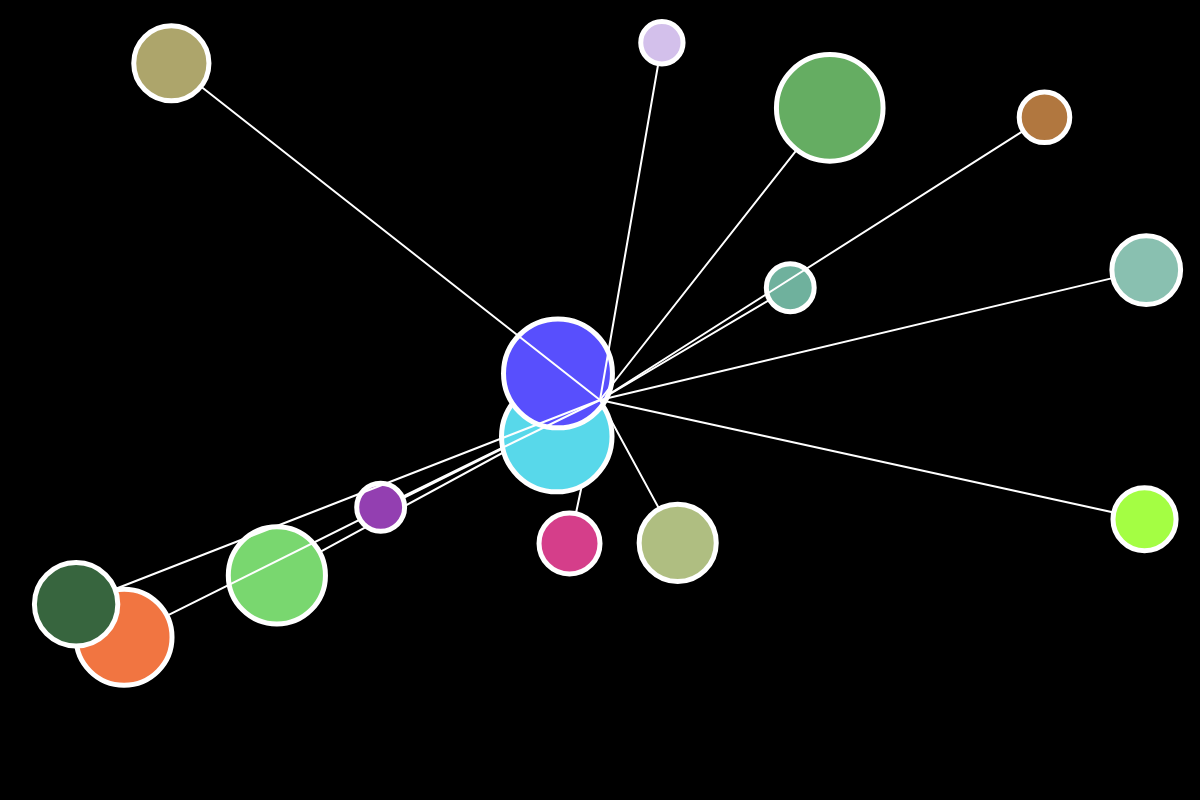
Frame 1 (no input)
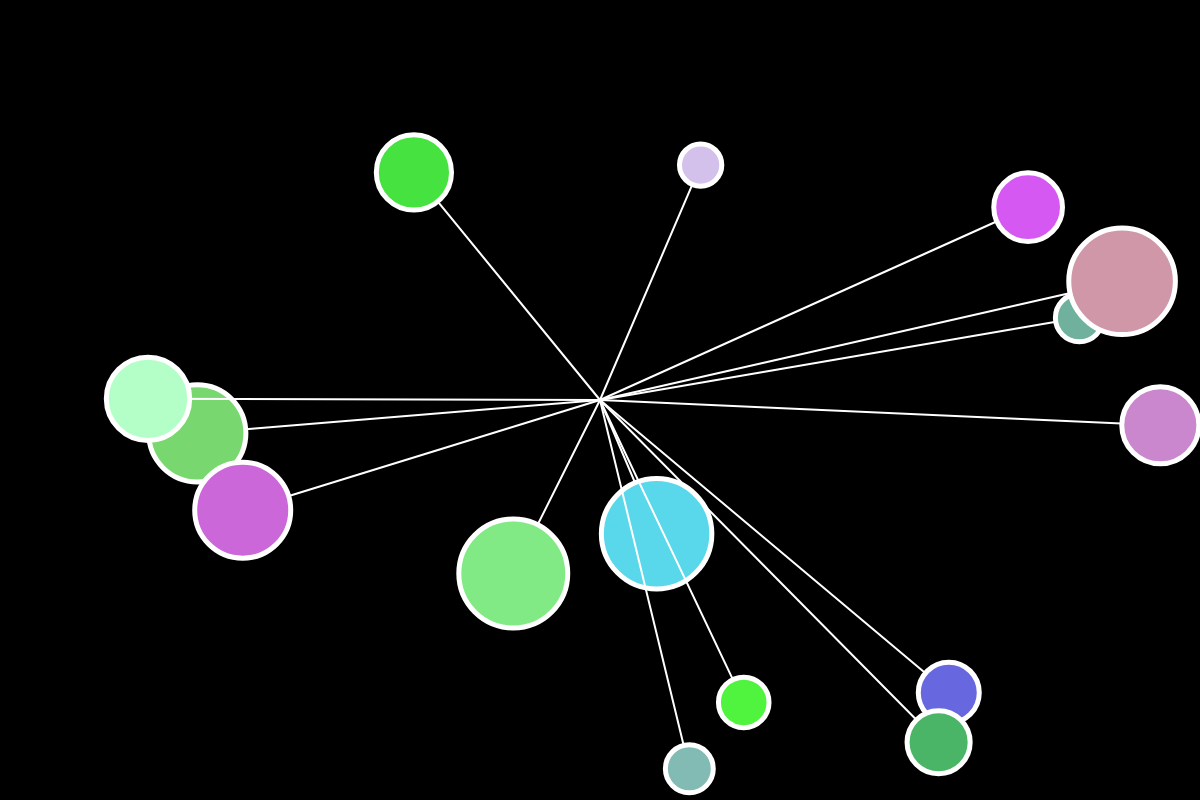
Frame 60 (no input)
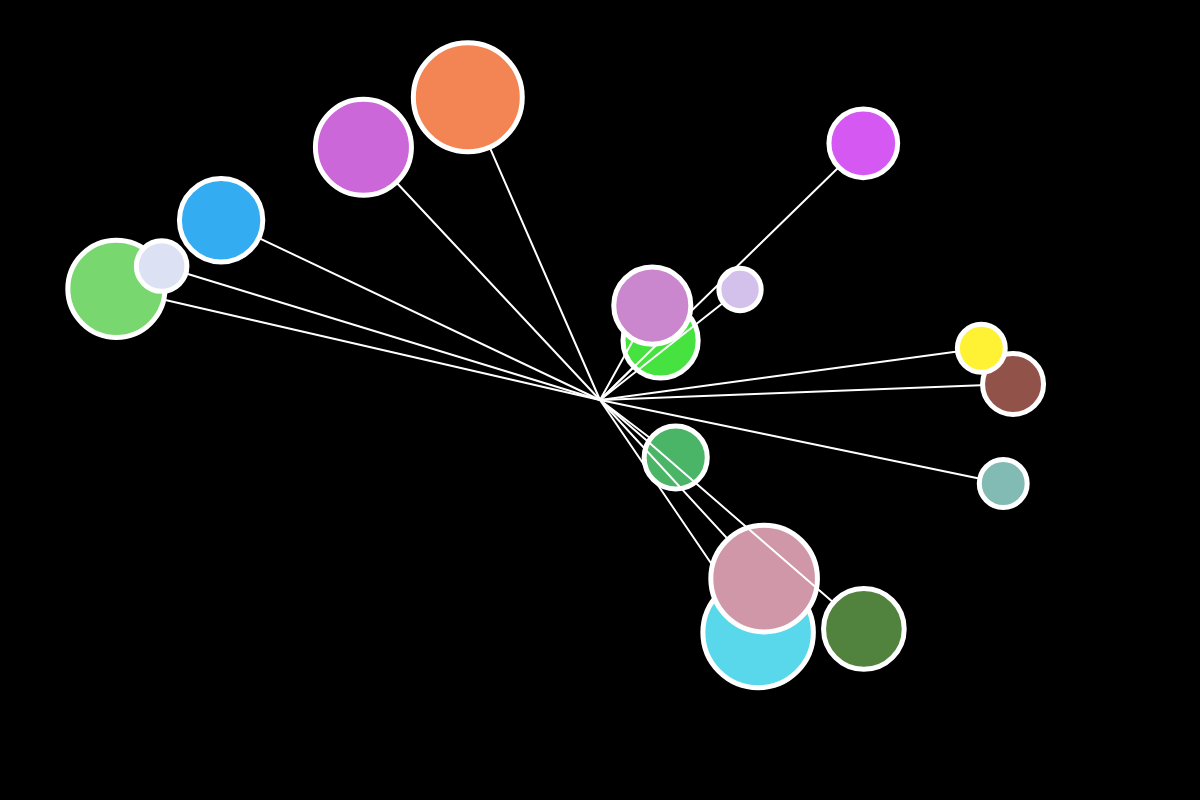
Frame 120 (the mouse pressed at the canvas centre since frame 60)

The p5.js sketch that drew these frames (run headless with seeded random() and noise() and a simulated clock; from frame 60 on, the mouse is pressed at the canvas centre):

// p5.js sketch
// ── sketch.js
/*
* This is a bouncy ball sketch which has balls that bounce around the canvas
* Each ball has a random speed on the x and y axis and moves accordingly.
* When the balls hit the edge of the canvas they bounce off with a new trajectory
* The balls also spawn with a random colour, and each time they bounce off the edge
* of the canvas it once again takes a random colour. Additionally, if the user presses
* a mouse button another ball spawns at the mouse's X and Y position.
* Shaun Kickbusch, n9962361
* Inspiration was drawn from the following example: https://p5js.org/examples/motion-bouncy-bubbles.html
* This example was modified heavily by using arrays to store a ball's data instead of an object.
* Each ball can be represented by a unique index in each of the arrays.
*/

let numBalls = 15;
let myBallsSize = [];
let myBallsX = [];
let myBallsY = [];
let myBallsRedValue = [];
let myBallsGreenValue = [];
let myBallsBlueValue = [];
let myBallsSpeedX = [];
let myBallsSpeedY = [];

//This function simply generates a random colour by storing the red, green and blue values into their own arrays.
function genRandColour(ballNum){
  myBallsRedValue[ballNum] = random(50,255);
  myBallsGreenValue[ballNum] = random(50,255);
  myBallsBlueValue[ballNum] = random(50,255);
}

/*
* This function creates a ball by using the ballNum parameter to denote an index.
* The mouseX and mouseY variables are giving a default value so we can detect
* whether or not it has changed through manual user input
*/
function createBall(ballNum, mouseX = 0, mouseY = 0){
    //Give the ball a random size
    append(myBallsSize, random(20, 60));

    //If the mouseX and mouseY are 0, we know we have the default values therefore the user didn't click and these are for the initial setup
    if(mouseX === 0 && mouseY === 0){
      append(myBallsX, random(myBallsSize[ballNum], width - myBallsSize[ballNum]));
      append(myBallsY, random(myBallsSize[ballNum], height - myBallsSize[ballNum]));
    }
    //If the values aren't equal to 0 we know the user has triggered the mousePressed event
    else if(mouseX != 0 && mouseY != 0){
      append(myBallsX, mouseX);
      append(myBallsY, mouseY);
    }
    //Store the ball's colour and speed in the arrays
    append(myBallsRedValue, random(50,255));
    append(myBallsGreenValue, random(50,255));
    append(myBallsBlueValue, random(50,255));
    append(myBallsSpeedX, random(-5, 10));
    append(myBallsSpeedY, random(-5, 10));

}

//Helper function to draw the balls and move them
function drawBalls(){
  for (let i = 0; i < numBalls; i++) {
    displayBalls(i);
    moveBalls(i);
  }
}

/*
* Function which draws the ball. It does this on an individual basis by
* taking ballNum as a parameter. ballNum represents the balls position in the arrays
*/
function displayBalls(ballNum){
    //Set the line width
    strokeWeight(2);
    //Set stroke to white
    stroke(255);
    //Draw a line from the ball to the centre of the canvas
    line(myBallsX[ballNum], myBallsY[ballNum], width / 2, height / 2);
    strokeWeight(5);
    //Set the fill to a random RGB colour
    fill(myBallsRedValue[ballNum], myBallsGreenValue[ballNum], myBallsBlueValue[ballNum]);
    //Draw the circle
    ellipse(myBallsX[ballNum], myBallsY[ballNum], myBallsSize[ballNum] * 2, myBallsSize[ballNum] * 2);

}

/*
* Function which controls the movement of the ball. It does this on an individual basis by
* taking ballNum as a parameter. ballNum represents the balls position in the arrays
*/
function moveBalls(ballNum){
  //change the ball's x and y position by incrementing it with the speed
  myBallsX[ballNum] += myBallsSpeedX[ballNum];
  myBallsY[ballNum] += myBallsSpeedY[ballNum];
  //If the ball comes into contact with right hand size of the screen or the ball comes into contact with the left hand side of the screen
  if (myBallsX[ballNum] > width - myBallsSize[ballNum] || myBallsX[ballNum] < myBallsSize[ballNum]){
    //Give the ball a negative trajectory so it 'bounces' off
    myBallsSpeedX[ballNum] = -myBallsSpeedX[ballNum];
    //Give the ball a new colour if it hits the canvas' x boundary
    genRandColour(ballNum);
  }
  //If the ball hits the bottom of the screen or the ball hits the top of the screen
  if (myBallsY[ballNum] > height - myBallsSize[ballNum] || myBallsY[ballNum] < myBallsSize[ballNum]){
    //Give the ball a negative trajectory so it 'bounces' off
    myBallsSpeedY[ballNum] = -myBallsSpeedY[ballNum];
    //Give the ball a new colour if it hits the canvas' y boundary
    genRandColour(ballNum);
  }
}

//Create a new ball where the user has clicked
function mousePressed(){
  //Create a ball at the mouse's X position and Y position
  createBall(numBalls, mouseX, mouseY);
  //Increment the amount of total balls we have on screen to ensure our total index is consistent
  numBalls += 1;
}

function setup(){

  colorMode(RGB);
  createCanvas(1200, 800);
  //Create 15 balls as soon as the sketch is loaded
  for (let i = 0; i < numBalls; i++){
    createBall(i);
  }
}

function draw(){
  //Redrawn the background so we don't get any ghosting from the ball's previous positon
  background(0);
  drawBalls();
}
